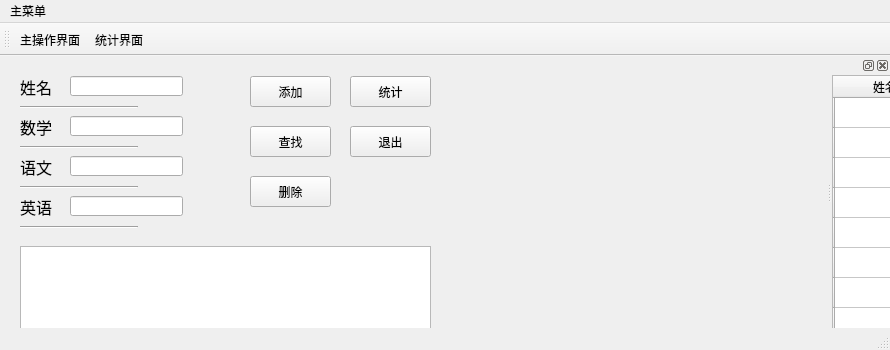
<?xml version="1.0" encoding="UTF-8"?>
<ui version="4.0">
 <class>MainWindow</class>
 <widget class="QMainWindow" name="MainWindow">
  <property name="geometry">
   <rect>
    <x>0</x>
    <y>0</y>
    <width>890</width>
    <height>350</height>
   </rect>
  </property>
  <property name="windowTitle">
   <string>MainWindow</string>
  </property>
  <widget class="QWidget" name="centralwidget">
   <widget class="QLabel" name="label">
    <property name="geometry">
     <rect>
      <x>20</x>
      <y>20</y>
      <width>41</width>
      <height>21</height>
     </rect>
    </property>
    <property name="font">
     <font>
      <pointsize>12</pointsize>
     </font>
    </property>
    <property name="text">
     <string>姓名</string>
    </property>
   </widget>
   <widget class="QLabel" name="label_2">
    <property name="geometry">
     <rect>
      <x>20</x>
      <y>60</y>
      <width>41</width>
      <height>21</height>
     </rect>
    </property>
    <property name="font">
     <font>
      <pointsize>12</pointsize>
     </font>
    </property>
    <property name="text">
     <string>数学</string>
    </property>
   </widget>
   <widget class="QLabel" name="label_3">
    <property name="geometry">
     <rect>
      <x>20</x>
      <y>100</y>
      <width>41</width>
      <height>21</height>
     </rect>
    </property>
    <property name="font">
     <font>
      <pointsize>12</pointsize>
     </font>
    </property>
    <property name="text">
     <string>语文</string>
    </property>
   </widget>
   <widget class="QLabel" name="label_4">
    <property name="geometry">
     <rect>
      <x>20</x>
      <y>140</y>
      <width>41</width>
      <height>21</height>
     </rect>
    </property>
    <property name="font">
     <font>
      <pointsize>12</pointsize>
     </font>
    </property>
    <property name="text">
     <string>英语</string>
    </property>
   </widget>
   <widget class="QLineEdit" name="nameLine">
    <property name="geometry">
     <rect>
      <x>70</x>
      <y>20</y>
      <width>113</width>
      <height>20</height>
     </rect>
    </property>
   </widget>
   <widget class="QLineEdit" name="mathLine">
    <property name="geometry">
     <rect>
      <x>70</x>
      <y>60</y>
      <width>113</width>
      <height>20</height>
     </rect>
    </property>
   </widget>
   <widget class="QLineEdit" name="cnLine">
    <property name="geometry">
     <rect>
      <x>70</x>
      <y>100</y>
      <width>113</width>
      <height>20</height>
     </rect>
    </property>
   </widget>
   <widget class="QLineEdit" name="enLine">
    <property name="geometry">
     <rect>
      <x>70</x>
      <y>140</y>
      <width>113</width>
      <height>20</height>
     </rect>
    </property>
   </widget>
   <widget class="Line" name="line">
    <property name="geometry">
     <rect>
      <x>20</x>
      <y>50</y>
      <width>118</width>
      <height>3</height>
     </rect>
    </property>
    <property name="orientation">
     <enum>Qt::Horizontal</enum>
    </property>
   </widget>
   <widget class="Line" name="line_2">
    <property name="geometry">
     <rect>
      <x>20</x>
      <y>90</y>
      <width>118</width>
      <height>3</height>
     </rect>
    </property>
    <property name="orientation">
     <enum>Qt::Horizontal</enum>
    </property>
   </widget>
   <widget class="Line" name="line_3">
    <property name="geometry">
     <rect>
      <x>20</x>
      <y>130</y>
      <width>118</width>
      <height>3</height>
     </rect>
    </property>
    <property name="orientation">
     <enum>Qt::Horizontal</enum>
    </property>
   </widget>
   <widget class="Line" name="line_4">
    <property name="geometry">
     <rect>
      <x>20</x>
      <y>170</y>
      <width>118</width>
      <height>3</height>
     </rect>
    </property>
    <property name="orientation">
     <enum>Qt::Horizontal</enum>
    </property>
   </widget>
   <widget class="QPushButton" name="addButton">
    <property name="geometry">
     <rect>
      <x>250</x>
      <y>20</y>
      <width>81</width>
      <height>31</height>
     </rect>
    </property>
    <property name="text">
     <string>添加</string>
    </property>
   </widget>
   <widget class="QPushButton" name="searchButton">
    <property name="geometry">
     <rect>
      <x>250</x>
      <y>70</y>
      <width>81</width>
      <height>31</height>
     </rect>
    </property>
    <property name="text">
     <string>查找</string>
    </property>
   </widget>
   <widget class="QPushButton" name="deleteButton">
    <property name="geometry">
     <rect>
      <x>250</x>
      <y>120</y>
      <width>81</width>
      <height>31</height>
     </rect>
    </property>
    <property name="text">
     <string>删除</string>
    </property>
   </widget>
   <widget class="QPushButton" name="averageButton">
    <property name="geometry">
     <rect>
      <x>350</x>
      <y>20</y>
      <width>81</width>
      <height>31</height>
     </rect>
    </property>
    <property name="text">
     <string>统计</string>
    </property>
   </widget>
   <widget class="QPushButton" name="exitButton">
    <property name="geometry">
     <rect>
      <x>350</x>
      <y>70</y>
      <width>81</width>
      <height>31</height>
     </rect>
    </property>
    <property name="text">
     <string>退出</string>
    </property>
   </widget>
   <widget class="QTextEdit" name="textEdit">
    <property name="geometry">
     <rect>
      <x>20</x>
      <y>190</y>
      <width>411</width>
      <height>91</height>
     </rect>
    </property>
   </widget>
  </widget>
  <widget class="QMenuBar" name="menubar">
   <property name="geometry">
    <rect>
     <x>0</x>
     <y>0</y>
     <width>890</width>
     <height>23</height>
    </rect>
   </property>
   <widget class="QMenu" name="menu">
    <property name="title">
     <string>主菜单</string>
    </property>
    <addaction name="action"/>
    <addaction name="action_2"/>
   </widget>
   <addaction name="menu"/>
  </widget>
  <widget class="QToolBar" name="toolBar">
   <property name="windowTitle">
    <string>toolBar</string>
   </property>
   <attribute name="toolBarArea">
    <enum>TopToolBarArea</enum>
   </attribute>
   <attribute name="toolBarBreak">
    <bool>false</bool>
   </attribute>
   <addaction name="action"/>
   <addaction name="action_2"/>
  </widget>
  <widget class="QStatusBar" name="statusBar"/>
  <widget class="QDockWidget" name="dockWidget">
   <attribute name="dockWidgetArea">
    <number>2</number>
   </attribute>
   <widget class="QWidget" name="dockWidgetContents">
    <widget class="QTableWidget" name="tableWidget">
     <property name="geometry">
      <rect>
       <x>0</x>
       <y>0</y>
       <width>441</width>
       <height>261</height>
      </rect>
     </property>
     <row>
      <property name="text">
       <string/>
      </property>
     </row>
     <row>
      <property name="text">
       <string/>
      </property>
     </row>
     <row>
      <property name="text">
       <string/>
      </property>
     </row>
     <row>
      <property name="text">
       <string/>
      </property>
     </row>
     <row>
      <property name="text">
       <string/>
      </property>
     </row>
     <row>
      <property name="text">
       <string/>
      </property>
     </row>
     <row>
      <property name="text">
       <string/>
      </property>
     </row>
     <row>
      <property name="text">
       <string/>
      </property>
     </row>
     <column>
      <property name="text">
       <string>姓名</string>
      </property>
     </column>
     <column>
      <property name="text">
       <string>英语</string>
      </property>
     </column>
     <column>
      <property name="text">
       <string>数学</string>
      </property>
     </column>
     <column>
      <property name="text">
       <string>语文</string>
      </property>
     </column>
    </widget>
   </widget>
  </widget>
  <action name="action">
   <property name="text">
    <string>主操作界面</string>
   </property>
  </action>
  <action name="action_2">
   <property name="text">
    <string>统计界面</string>
   </property>
  </action>
 </widget>
 <resources/>
 <connections/>
</ui>
